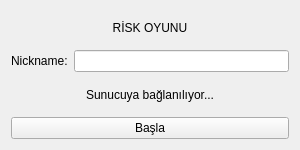
<?xml version="1.0" encoding="UTF-8"?>
<ui version="4.0">
 <class>Form</class>
 <widget class="QWidget" name="Form">
  <property name="geometry">
   <rect>
    <x>0</x>
    <y>0</y>
    <width>300</width>
    <height>150</height>
   </rect>
  </property>
  <property name="windowTitle">
   <string>Giriş</string>
  </property>
  <layout class="QVBoxLayout" name="verticalLayout">
   <item>
    <widget class="QLabel" name="label">
     <property name="text">
      <string>RİSK OYUNU</string>
     </property>
     <property name="alignment">
      <set>Qt::AlignCenter</set>
     </property>
    </widget>
   </item>
   <item>
    <layout class="QHBoxLayout" name="horizontalLayout">
     <item>
      <widget class="QLabel" name="nickname_label">
       <property name="text">
        <string>Nickname:</string>
       </property>
      </widget>
     </item>
     <item>
      <widget class="QLineEdit" name="nickname_input"/>
     </item>
    </layout>
   </item>
   <item>
    <widget class="QLabel" name="status_label">
     <property name="text">
      <string>Sunucuya bağlanılıyor...</string>
     </property>
     <property name="alignment">
      <set>Qt::AlignCenter</set>
     </property>
    </widget>
   </item>
   <item>
    <widget class="QPushButton" name="login_btn">
     <property name="text">
      <string>Başla</string>
     </property>
    </widget>
   </item>
  </layout>
 </widget>
 <resources/>
 <connections/>
</ui>
